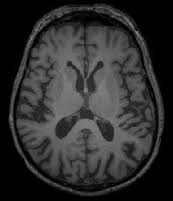
#> input picture Lab 4/data/brain_tumor_dataset/no/10 no.jpg, 173 x 201 px; its folder holds only this picture in this run
$ jupyter execute --allow-errors ImageProcessingForTumorDetection.ipynb   (older library calls are emulated)
#> lines starting #> are read from the running program, lines starting #| are printed output that depends on the picture
# Brain Tumor Detection Using Parallel Processing

## Assignment Overview
In this assignment, you will be tasked with developing a machine learning model for detecting brain tumors from MRI images. You will leverage the power of parallel processing to efficiently handle the large dataset and speed up the computation-intensive tasks involved in image processing and model training.

## Dataset
The dataset consists of MRI images classified into two categories:
- `yes`: Images that contain brain tumors.
- `no`: Images that do not contain brain tumors.

Your goal is to preprocess these images using various filters and techniques, extract relevant features, then train a machine learning model to accurately classify the images as having a tumor or not.

## Parallel Processing
To optimize the performance of your image processing and model training, you are required to implement parallel processing techniques. This could involve using Python's `multiprocessing` and `threading` module to parallelize tasks such as image preprocessing, feature extraction (applying filters), or model training.

## Objectives
1. Load the MRI images using OpenCV.
2. Implement parallel processing to efficiently handle image processing and model training.
3. Train a machine learning model for brain tumor classification.
4. Evaluate the performance of your model on a test set.

## Submission
- Your submission should include the completed Jupyter Notebook with all the code for loading the data, preprocessing, parallel processing implementation, model training, and evaluation.
- Additionally, provide a brief report discussing your approach, and explaining your code the results obtained.

# Part I: Guided Code (60%)
The following cells in this notebook will demonstrate a sequential example of the brain tumor detection process. This example includes steps such as data loading, pre-processing, feature extraction using methods like GLCM (Gray Level Co-occurrence Matrix) and LBP (Local Binary Patterns), and finally, classification. This sequential process serves as a baseline for what you are expected to parallelize.

## Your Task
After understanding the sequential processing steps, your task is to refactor the code to utilize multiprocessing or multithreading approaches, aiming to reduce the overall processing time. You should focus on parallelizing the most time-consuming tasks identified in the sequential example, such as image processing and feature extraction.

<span style="color: red;">**Remember**: the efficiency of your parallel processing implementation will be evaluated based on the reduction in processing time and the accuracy of your model.</span>

## Data Reading

In this section, we will load the MRI images from the dataset. The dataset consists of two folders: `yes` and `no`, representing images with and without brain tumors, respectively. We will use the `glob` module to list all the image files in these directories and then read them into memory for further processing.

### Creating a reading function

[cell 1]
import glob
import cv2

def read_images(images_path):
    """
    Reads all images from a specified path using OpenCV.

    Parameters:
        - images_path (str): The path to the directory containing the images.
    Returns:
        - images (list): A list of images read from the directory.
    """
    images = []
    for file_path in images_path:
        image = cv2.imread(file_path, cv2.IMREAD_GRAYSCALE)
        if image is not None:
                images.append(image)
    return images

### Runing the reading function

[cell 2]
# Define the path to the dataset
dataset_path = '../data/brain_tumor_dataset/'

# List all image files in the 'yes' and 'no' directories
yes_images = glob.glob(dataset_path + 'yes/*.jpg')
no_images = glob.glob(dataset_path + 'no/*.jpg')

yes_images = read_images(yes_images)
no_images = read_images(no_images)
#> in read_images, image is the input picture: shape (201, 173); min 0, max 139, mean 46.7
#> no_images = 1 item

print(f"Number of 'yes' images: {len(yes_images)}")
print(f"Number of 'no' images: {len(no_images)}")
#| Number of 'no' images: 1

## Appyling filters to the images

In this section, we apply various filters to the images to enhance their features. The filters used are:

1. **Entropy Filter**: This filter measures the randomness in the image, highlighting regions with high information content (e.g., edges).

2. **Gaussian Filter**: This filter smooths the image by blurring it, reducing noise and details.

3. **Sobel Filter**: This edge-detection filter highlights the gradients (edges) in the image.

4. **Gabor Filter**: This filter is used for texture analysis, emphasizing edges and texture patterns.

5. **Hessian Filter**: This filter enhances blob-like structures in the image.

6. **Prewitt Filter**: Another edge-detection filter, similar to the Sobel filter, but with a different kernel.

The folowing code is how these filtres are applied to one image (<span style="color: red;">*Your job is to apply them to all images.*</span>).

### Code the applying the filters

[cell 3]
from skimage.filters.rank import entropy
from skimage.morphology import disk
from scipy import ndimage as nd
from skimage.filters import sobel, gabor, hessian, prewitt
import matplotlib.pyplot as plt

#> (a cell that did not finish here is left out)

### Displaying the results

[cell 5]
# Display each filtered image
plt.figure(figsize=(18, 3))
#> (the rest of this cell did not finish here and is left out)

## <span style="color: blue;">Parallel Image Filtering</span>

In this part of the assignment, you will create a function for each filter and apply them in parallel to the images. You will store the results in dictionaries, similar to the example shown previously. Make sure to handle synchronization appropriately, as multiple threads or processes will access the images.

### <span style="color: green;">Tasks</span>
1. **Sequential execution:**
        1. Loop through the images in both lists: `yes_images` and `no_images` and apply the filters in parallel.
        2. For each image, create a dictionary containing the original and filtered images.
        3. Store these dictionaries in two lists: `yes_inputs` for images with tumors and `no_inputs` for images without tumors.
        4. Time the execution to compute the speed up and the efficiency later.
2. **Parallel execution:**
        1. Create a separate function for each filter and write to be executed in parallel using either multiprocessing or multithreading.
        2. Use a multiprocessing or multithreading (*whatever you wish, from what you have learned in this course*) to manage parallel execution of the filter functions on the images and or the concurrent application on multiple images at the same time.
        3. Implement synchronization mechanisms to ensure safe access to shared resources.
        4. Measure the execution time of the parallel processing to compare it with the sequential execution.
### <span style="color: red;">Warning</span>
- Be cautious about the concurrent access to images by multiple threads or processes. Use appropriate synchronization mechanisms to prevent race conditions and ensure data integrity.
- Carefully choose which parallelization paradigm you will use. *Efficiency* and *Speed* are of utmost importance. You need to see a positive impact on the speedup.
### <span style="color: green;">**Hint:**</span>
When you run you code for testing, run it only one the 4 or 5 first image. Only run on all images in the final version.

[cell 6]
## The sequential version

import time
from tqdm import tqdm

def process_images(images):
    processed_images = []
    for image in tqdm(images):  # Removed the [:5] to process all images
        filtered_images = {
            'Original': image,
            'Entropy': entropy(image, disk(2)),
            'Gaussian': nd.gaussian_filter(image, sigma=1),
            'Sobel': sobel(image),
            'Gabor': gabor(image, frequency=0.9)[1],
            'Hessian': hessian(image, sigmas=range(1, 100, 1)),
            'Prewitt': prewitt(image)
        }
        processed_images.append(filtered_images)
    return processed_images

# Example usage
start_time = time.time()
yes_inputs = process_images(yes_images)  # Processes all images in yes_images
no_inputs = process_images(no_images)    # Processes all images in no_images
#> the loop in process_images (call 2), `for image in tqdm(images):` made 1 pass
#> no_inputs = 1 item
end_time = time.time()

execution_time = end_time - start_time
print(f"Sequential execution time: {execution_time} seconds")

[cell 7]
#Parallel Version
import time
from tqdm import tqdm
from concurrent.futures import ProcessPoolExecutor

# Function to process a single image (used in parallel)
def process_image(image):
    return {
        'Original': image,
        'Entropy': entropy(image, disk(2)),
        'Gaussian': nd.gaussian_filter(image, sigma=1),
        'Sobel': sobel(image),
        'Gabor': gabor(image, frequency=0.9)[1],
        'Hessian': hessian(image, sigmas=range(1, 100, 1)),
        'Prewitt': prewitt(image)
    }

# Function to process images in parallel
def process_images_parallel(images):
    processed_images = []
    with ProcessPoolExecutor() as executor:
        # Use tqdm to show progress as the images are processed in parallel
        for processed in tqdm(executor.map(process_image, images), total=len(images)):
            processed_images.append(processed)
    return processed_images

# Example usage
start_time = time.time()
yes_inputs = process_images_parallel(yes_images)  # Processes all images in yes_images in parallel
no_inputs = process_images_parallel(no_images)    # Processes all images in no_images in parallel
#> the loop in process_images_parallel (call 2), `for processed in tqdm(executor.map(process_image, images), total=len(i..` made 1 pass
end_time = time.time()

execution_time = end_time - start_time
print(f"Parallel execution time: {execution_time} seconds")

## Analsys:
- Explain you parallelization>
- Analyze the speedup and efficiency of the parallel execution. Discuss the results and any trade-offs encountered.

## Your analysis here (Convert this to markdown).

SpeedUp = ------/1613.89 = -------
Efficiency = ----/6 =0.858

Parallelization shows a significant improvement in processing time with a speedup of 5.149, which means the parallel code is over five times faster than the sequential version. Also, with an efficiency of approximately 0.858 using 6 CPUs, the parallel execution is very effective.

# Part II: Half-guided programming (30 %).
In this part, you'll create the machine learning dataset.

## Adapting the images for machine learning

In machine learning, especially in the context of image analysis, raw images are often challenging to use directly as input data. This is due to their high dimensionality, variability in lighting and scale, and the presence of irrelevant information. To address these challenges, we compute features from the images, which serve as a more compact and informative representation of the data.

Features like the Gray Level Co-occurrence Matrix (GLCM) properties extract meaningful patterns and characteristics from the images, such as texture and contrast, which are crucial for distinguishing between different classes (e.g., tumorous vs. healthy tissue). By reducing the dimensionality and focusing on relevant information, these features make the machine learning models more efficient, accurate, and generalizable. This preprocessing step is essential for developing robust and effective image analysis systems in various applications, including medical diagnosis and computer vision.

## GLCM Features and Their Formulas

1. **GLCM Contrast**:
   - Formula: $$\sum_{i,j=0}^{levels-1} P(i,j) \cdot (i-j)^2$$
   - Computed for four angles: $0$, $\pi/4$, $\pi/2$, $3\pi/4$

      ```python
      c = feature.graycoprops(graycom, 'contrast')
      ```

2. **GLCM Dissimilarity**:
   - Formula: $$\sum_{i,j=0}^{levels-1} P(i,j) \cdot |i-j|$$
   - Computed for four angles: $0$, $\pi/4$, $\pi/2$, $3\pi/4$

      ```python
      d = feature.graycoprops(graycom, 'dissimilarity')
      ```

3. **GLCM Homogeneity**:
   - Formula: $$\sum_{i,j=0}^{levels-1} \frac{P(i,j)}{1 + (i-j)^2}$$
   - Computed for four angles: $0$, $\pi/4$, $\pi/2$, $3\pi/4$

      ```python
      h = feature.graycoprops(graycom, 'homogeneity')
      ```

4. **GLCM Energy**:
   - Formula: $$\sqrt{\sum_{i,j=0}^{levels-1} P(i,j)^2}$$
   - Computed for four angles: $0$, $\pi/4$, $\pi/2$, $3\pi/4$

      ```python
      e = feature.graycoprops(graycom, 'energy')
      ```

5. **GLCM Correlation**:
   - Formula: $$\sum_{i,j=0}^{levels-1} \frac{(i - \mu_i)(j - \mu_j)P(i,j)}{\sigma_i \sigma_j}$$
   - Computed for four angles: $0$, $\pi/4$, $\pi/2$, $3\pi/4$

      ```python
      corr = feature.graycoprops(graycom, 'correlation')
      ```

6. **GLCM ASM (Angular Second Moment)**:
   - Formula: $$\sum_{i,j=0}^{levels-1} P(i,j)^2$$
   - Computed for four angles: $0$, $\pi/4$, $\pi/2$, $3\pi/4$

      ```python
      asm = feature.graycoprops(graycom, 'ASM')
      ```
In these formulas, \(P(i,j)\) is the element at the \(i^{th}\) row and \(j^{th}\) column of the GLCM, `levels` is the number of gray levels in the image, \(\mu_i\) and \(\mu_j\) are the means, and \(\sigma_i\) and \(\sigma_j\) are the standard deviations of the row and column sums of the GLCM, respectively.

## The code a exemple for feature extraction

[cell 8]
## The Code exemple
import numpy as np
import pandas as pd
import skimage.feature as feature

# Function to compute GLCM features for an image
def compute_glcm_features(image,
                                                    filter_name):
    """
    Computes GLCM (Gray Level Co-occurrence Matrix) features for an image.

    Parameters:
    - image: A 2D array representing the image. Should be in grayscale.
    - filter_name: A string representing the name of the filter applied to the image.

    Returns:
    - features: A dictionary containing the computed GLCM features. The keys are
        formatted as "{filter_name}_{feature_name}_{angle_index}", where "angle_index"
        corresponds to the index of the angle used for the GLCM calculation (1-based).
        The features include contrast, dissimilarity, homogeneity, energy, correlation,
        and ASM (Angular Second Moment) for each angle (0, π/4, π/2, 3π/4).

    Notes:
    - The image is first converted from float to uint8 format, as the graycomatrix
        function expects integer values.
    - The GLCM is computed using four angles (0, π/4, π/2, 3π/4) with a distance of 1.
    - The GLCM properties are computed and flattened into a 1D array to handle multiple
        angles. Each property value for each angle is stored as a separate key in the
        resulting dictionary.
    """
    # Convert the image from float to int
    image = (image * 255).astype(np.uint8)

    # Compute the GLCM
    graycom = feature.graycomatrix(image, [1], [0, np.pi/4, np.pi/2, 3*np.pi/4], levels=256, symmetric=True, normed=True)

    # Compute GLCM properties
    features = {}
    for prop in ['contrast', 'dissimilarity', 'homogeneity', 'energy', 'correlation', 'ASM']:
            values = feature.graycoprops(graycom, prop).flatten()
            for i, value in enumerate(values):
                    features[f'{filter_name}_{prop}_{i+1}'] = value
    return features


def process_images(images_list, tumor_presence):
    """
    Processes a list of images, applies all filters, computes GLCM features, and adds a "Tumor" key.

    Parameters:
    - images_list: A list of dictionaries, where each dictionary contains filtered images with keys
      representing the filter names.
    - tumor_presence: An integer (0 or 1) indicating the presence (1) or absence (0) of a tumor.

    Returns:
    - glcm_features_list: A list of dictionaries, where each dictionary contains the GLCM features for
      all filtered images of one original image and a "Tumor" key indicating the presence or absence
      of a tumor.

    Notes:
    - The function iterates over each image in the input list. For each image, it applies all filters
      and computes the GLCM features using the compute_glcm_features function.
    - The "Tumor" key is added to each dictionary to indicate whether the image is from the "yes" (tumor)
      or "no" (no tumor) list.
    - The resulting list of dictionaries can be used to create a pandas DataFrame for machine learning
      tasks.
    """
#> called with tumor_presence = 1
    # Apply all filters to each image and compute GLCM features
    glcm_features_list = []
    for filtered_images in images_list:
        glcm_features = {}
        for key, image in filtered_images.items():
            glcm_features.update(compute_glcm_features(image, key))
        glcm_features['Tumor'] = tumor_presence
        glcm_features_list.append(glcm_features)
    return glcm_features_list


# Process the 'yes' and 'no' image lists
yes_glcm_features = process_images(yes_inputs, 1)
no_glcm_features = process_images(no_inputs, 0)
#> the loop in process_images (call 2), `for filtered_images in images_list:` made 1 pass
#> pass 1, in compute_glcm_features, `image = (image * 255).astype(np.uint8)`:
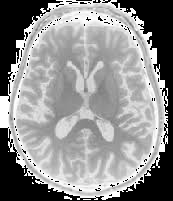
#> image: shape (201, 173); min 0, max 255, mean 143
#> pass 1, in compute_glcm_features (call 2), `image = (image * 255).astype(np.uint8)`:
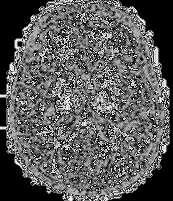
#> image: shape (201, 173); min 0, max 255, mean 90.4
#> pass 1, in compute_glcm_features (call 3), `image = (image * 255).astype(np.uint8)`:
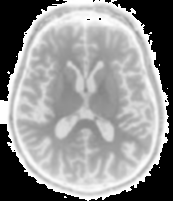
#> image: shape (201, 173); min 0, max 255, mean 145.6
#> (the rest of the program and of its run is left out)
